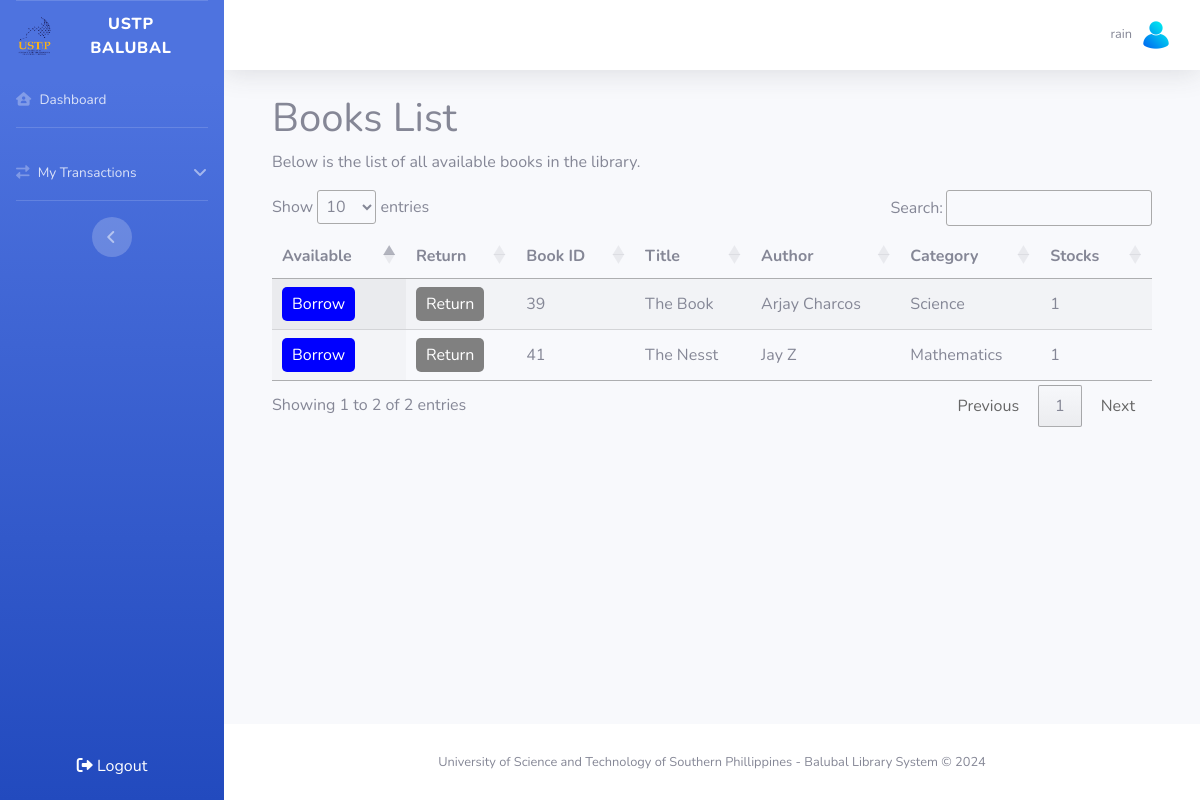
The page /borrower/dashboard.php (signed in) on the database its author committed.
### tables this page shows
CREATE TABLE `tblbooks` (
  `bookId` int(11) NOT NULL,
  `title` varchar(100) NOT NULL,
  `dateAdded` timestamp NOT NULL DEFAULT current_timestamp(),
  `quantity` int(11) NOT NULL,
  `authorId` int(11) DEFAULT NULL,
  `categoryId` int(11) DEFAULT NULL,
  `callNum` varchar(11) NOT NULL,
  `accessionNum` varchar(5) NOT NULL,
  `barcodeNum` varchar(11) NOT NULL,
  `publisher` varchar(30) NOT NULL,
  `publishedDate` date DEFAULT NULL
);

CREATE TABLE `tblcategory` (
  `categoryId` int(11) NOT NULL,
  `categoryName` varchar(30) NOT NULL
);

### borrower/dashboard.php (the view, shortened to what this page needs)
<?php
include('db/db-connect.php');
$userId = $_SESSION['user_id'];
$query = "SELECT b.bookId, b.title, b.quantity,
                 CONCAT(a.firstName, ' ', a.lastName) AS authorName,
                 c.categoryName,
                 COALESCE((
                     SELECT returned
                     FROM tblreturnborrow
                     WHERE tblreturnborrow.bookId = b.bookId
                       AND tblreturnborrow.borrowerId = ?
                     ORDER BY borrowId DESC
                     LIMIT 1
                 ), 'Yes') AS returnedStatus
          FROM tblbooks b
          JOIN tblauthor a ON b.authorId = a.authorId
          JOIN tblcategory c ON b.categoryId = c.categoryId";
$stmt = $conn->prepare($query);
$stmt->bind_param("i", $userId);
$stmt->execute();
$result = $stmt->get_result();
?>
<!DOCTYPE html>
<html lang="en">
<head>
    <link rel="stylesheet" href="https://cdn.datatables.net/1.13.6/css/jquery.dataTables.min.css">
</head>
<body>
    <div class="container">
        <h1>Books List</h1>
        <p>Below is the list of all available books in the library.</p>
        <table id="dataTable" class="display" style="width:100%">
            <thead>
                <tr>
                    <th>Available</th>
                    <th>Return</th>
                    <th>Book ID</th>
                    <th>Title</th>
                    <th>Author</th>
                    <th>Category</th>
                    <th>Stocks</th>
                </tr>
            </thead>
            <tbody>
                <?php
                if ($result->num_rows > 0) {
                    while ($row = $result->fetch_assoc()) {
                        echo "<tr>";
                        echo "<td>";
                    $checkQuery = "SELECT * FROM tblreturnborrow WHERE borrowerId = ? AND bookId = ? AND returned = 'No' LIMIT 1";
                    $checkStmt = $conn->prepare($checkQuery);
                    $checkStmt->bind_param("ii", $userId, $row['bookId']);
                    $checkStmt->execute();
                    $checkResult = $checkStmt->get_result();
                        if ($row['quantity'] > 0) {
                            if ($checkResult->num_rows > 0) {
                                echo "<button class='btn-borrowed' disabled>Borrowed</button>";
                            } else {
                                echo "<button class='btn-action' onclick='handleBorrow(" . $row['bookId'] . ")'>Borrow</button>";
                            }
                        } else {
                            echo "<button class='btn-nostock' disabled>Unavailable</button>";
                        }
                        echo "</td>";
                        echo "<td>";
                        if ($row['returnedStatus'] === 'No') {
                            echo "<button class='btn-action return-btn' onclick='handleReturn(" . $row['bookId'] . ")'>Return</button>";
                        } else {
                            echo "<button class='btn-action return-btn' disabled>Return</button>";
                        }
                        echo "</td>";
                        echo "<td>" . $row['bookId'] . "</td>";
                        echo "<td>" . htmlspecialchars($row['title']) . "</td>";
                        echo "<td>" . htmlspecialchars($row['authorName']) . "</td>";
                        echo "<td>" . htmlspecialchars($row['categoryName']) . "</td>";
                        echo "<td>" . $row['quantity'] . "</td>";
                        echo "</tr>";
                    }
                }
                ?>
            </tbody>
        </table>
    </div>
</body>
</html>
<?php
$content = ob_get_clean();
include('templates/main.php');
?>

### borrower/templates/main.php (shortened to what this page needs)
<!DOCTYPE html>
<html lang="en">
<head>
    <link href="assets/vendor/fontawesome-free/css/all.min.css" rel="stylesheet" type="text/css">
    <link href="assets/css/sb-admin-2.min.css" rel="stylesheet">
    <link rel="stylesheet" href="https://cdnjs.cloudflare.com/ajax/libs/font-awesome/6.0.0-beta3/css/all.min.css">
</head>
<body id="page-top">
    <div id="wrapper">
        <ul class="navbar-nav bg-gradient-primary sidebar sidebar-dark accordion" id="accordionSidebar">
            <?php include('templates/sidebar.php'); ?>
        </ul>
        <div id="content-wrapper" class="d-flex flex-column">
            <div id="content">
                <nav class="navbar navbar-expand navbar-light bg-white topbar mb-4 static-top shadow">
                    <ul class="navbar-nav ml-auto">
                        <li class="nav-item dropdown no-arrow">
                            <a class="nav-link dropdown-toggle" href="#" id="userDropdown" role="button" data-toggle="dropdown" aria-haspopup="true" aria-expanded="false">
                                <span class="mr-2 d-none d-lg-inline text-gray-600 small">
                                    <?php
                                        echo isset($_SESSION['username']) ? $_SESSION['username'] : 'Guest';
                                    ?>
                                </span>
                                <img class="img-profile rounded-circle" src="assets/img/profile.png">
                            </a>
                        </li>
                    </ul>
                </nav>
                <div class="container-fluid">
                    <?php echo $content; ?>
                </div>
            </div>
            <footer class="sticky-footer bg-white">
                <div class="container my-auto">
                    <div class="copyright text-center my-auto">
                        <span>University of Science and Technology of Southern Phillippines - Balubal Library System &copy; 2024</span>
                    </div>
                </div>
            </footer>
        </div>
    </div>
</body>
</html>

### borrower/templates/sidebar.php (shortened to what this page needs)
<ul class="navbar-nav bg-gradient-primary sidebar sidebar-dark accordion" id="accordionSidebar">
    <a class="sidebar-brand d-flex align-items-center justify-content-center" href="dashboard.php">
        <div class="sidebar-brand-icon">
            <img src="assets/img/ustp.png" alt="Logo" width="38" height="38">
        </div>
        <div class="sidebar-brand-text mx-3">USTP Balubal</div>
    </a>
    <li class="nav-item">
        <a class="nav-link" href="dashboard.php">
            <i class="fas fa-house-user"></i>
            <span>Dashboard</span>
        </a>
    </li>
    <hr class="sidebar-divider">
    <li class="nav-item">
        <a class="nav-link" href="#" data-toggle="collapse" data-target="#collapseOne" aria-expanded="true" aria-controls="collapseOne">
            <i class="fas fa-exchange-alt"></i>
            <span>My Transactions</span>
        </a>
    </li>
    <hr class="sidebar-divider">
    <div class="text-center d-none d-md-inline">
        <button class="rounded-circle border-0" id="sidebarToggle"></button>
    </div>
    <li class="nav-item mt-auto">
        <form action="process/logout.php" method="POST" class="p-0 text-center">
            <button type="submit" class="btn btn-block text-white">
                <i class="fas fa-sign-out-alt"></i>
                Logout
            </button>
        </form>
    </li>
</ul>

### borrower/dashboard.php (style rules this page uses)
.btn-action { padding: 5px 10px; background-color: blue; color: white; border: none; border-radius: 5px; cursor: pointer; }
.return-btn { background-color: #28a745; }
.return-btn:disabled { background-color: grey; cursor: not-allowed; }

### rows shown on the page
tblbooks: bookId "39", title "The Book", authorName "Arjay Charcos", categoryId.categoryName "Science", quantity "1"
tblbooks: bookId "41", title "The Nesst", authorName "Jay Z", categoryId.categoryName "Mathematics", quantity "1"

### other values the page prints
$_SESSION['username'] "rain"
